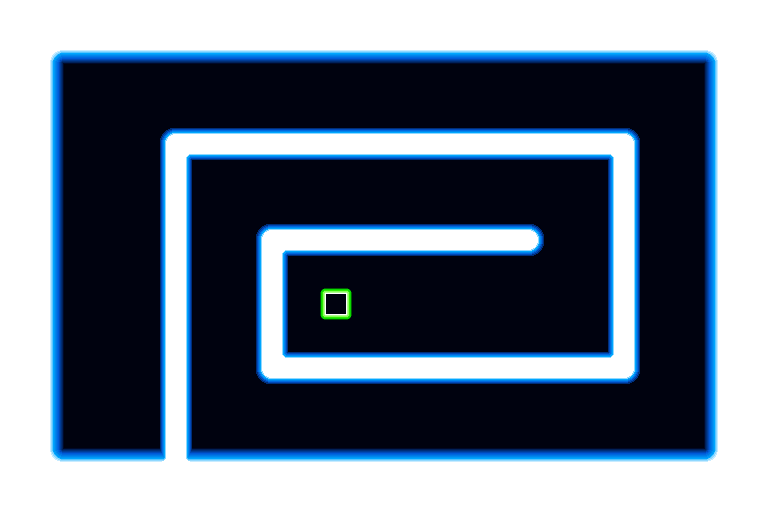

The image is a tile-based game level rendered from a .tmx file. Its description and source (layers, tilesets, objects; grid data summarised) follow:
An orthogonal 24x16 tile map with 32x32 px tiles, 1 tile layer (Tiles), 2 tilesets and 9 objects (4x waveTail, Wall, Goal, Particle, Wave, ...).

<map version="1.0" orientation="orthogonal" width="24" height="16" tilewidth="32" tileheight="32">
 <properties>
  <property name="nextLevel" value="level4" />
 </properties>
 <tileset firstgid="1" name="Basic" tilewidth="32" tileheight="32">
  <image source="../img/tiles.png" width="256" height="128" />
 </tileset>
 <tileset firstgid="33" name="Lights" tilewidth="32" tileheight="32">
  <image source="../img/tiles_blue.png" width="512" height="256" />
 </tileset>
 <layer name="Tiles" width="24" height="16">
  <data>[384 cells, 384 non-empty, 19 distinct tile ids]</data>
 </layer>
 <objectgroup name="Walls" width="24" height="16">
  <object name="Wall" x="0" y="448">
   <polygon points="288,-192 544,-192 544,-224 256,-224 256,-64 640,-64 638,-320 416,-320 416,-288 384,-288 384,-320 160,-320 160,0 64,0 64,-384 64,-448 768,-448 768,64 0,64 0,-448 64,-448 64,-384 704,-384 704,0 192,0 192,-288 608,-288 608,-96 288,-96" />
  </object>
 </objectgroup>
 <objectgroup name="Objects" width="24" height="16">
  <object name="Goal" x="320" y="288" width="32" height="32" />
  <object name="Particle" x="96" y="384" width="32" height="32" />
  <object name="t0" type="waveTail" x="384" y="96" width="32" height="32" />
  <object name="Wave" x="416" y="96" width="32" height="32" />
  <object name="t1" type="waveTail" x="352" y="96" width="32" height="32" />
  <object name="t3" type="waveTail" x="288" y="96" width="32" height="32" />
  <object name="t2" type="waveTail" x="320" y="96" width="32" height="32" />
  <object name="Emitter" x="384" y="128" width="32" height="32" />
 </objectgroup>
</map>
